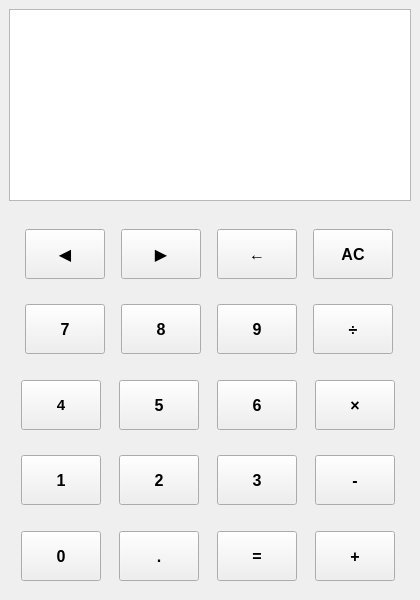
<?xml version="1.0" encoding="UTF-8"?>
<ui version="4.0">
 <class>Widget</class>
 <widget class="QWidget" name="Widget">
  <property name="geometry">
   <rect>
    <x>0</x>
    <y>0</y>
    <width>420</width>
    <height>600</height>
   </rect>
  </property>
  <property name="minimumSize">
   <size>
    <width>420</width>
    <height>600</height>
   </size>
  </property>
  <property name="maximumSize">
   <size>
    <width>420</width>
    <height>600</height>
   </size>
  </property>
  <property name="windowTitle">
   <string>Widget</string>
  </property>
  <layout class="QVBoxLayout" name="verticalLayout">
   <property name="spacing">
    <number>0</number>
   </property>
   <property name="leftMargin">
    <number>0</number>
   </property>
   <property name="topMargin">
    <number>0</number>
   </property>
   <property name="rightMargin">
    <number>0</number>
   </property>
   <property name="bottomMargin">
    <number>0</number>
   </property>
   <item>
    <widget class="QWidget" name="widget_2" native="true">
     <property name="sizePolicy">
      <sizepolicy hsizetype="Preferred" vsizetype="Maximum">
       <horstretch>0</horstretch>
       <verstretch>0</verstretch>
      </sizepolicy>
     </property>
     <layout class="QHBoxLayout" name="horizontalLayout_6">
      <item>
       <widget class="QPlainTextEdit" name="plainTextEdit">
        <property name="enabled">
         <bool>true</bool>
        </property>
        <property name="sizePolicy">
         <sizepolicy hsizetype="Expanding" vsizetype="Expanding">
          <horstretch>0</horstretch>
          <verstretch>0</verstretch>
         </sizepolicy>
        </property>
        <property name="font">
         <font>
          <pointsize>15</pointsize>
          <weight>75</weight>
          <bold>true</bold>
         </font>
        </property>
       </widget>
      </item>
     </layout>
    </widget>
   </item>
   <item>
    <widget class="QWidget" name="widget" native="true">
     <layout class="QVBoxLayout" name="verticalLayout_2">
      <item>
       <widget class="QWidget" name="widget_3" native="true">
        <layout class="QHBoxLayout" name="horizontalLayout">
         <property name="spacing">
          <number>0</number>
         </property>
         <property name="leftMargin">
          <number>0</number>
         </property>
         <property name="topMargin">
          <number>0</number>
         </property>
         <property name="rightMargin">
          <number>0</number>
         </property>
         <property name="bottomMargin">
          <number>0</number>
         </property>
         <item>
          <widget class="QPushButton" name="zuoyi">
           <property name="sizePolicy">
            <sizepolicy hsizetype="Maximum" vsizetype="Maximum">
             <horstretch>0</horstretch>
             <verstretch>0</verstretch>
            </sizepolicy>
           </property>
           <property name="maximumSize">
            <size>
             <width>80</width>
             <height>50</height>
            </size>
           </property>
           <property name="font">
            <font>
             <pointsize>12</pointsize>
             <weight>75</weight>
             <bold>true</bold>
            </font>
           </property>
           <property name="text">
            <string>◀</string>
           </property>
          </widget>
         </item>
         <item>
          <widget class="QPushButton" name="youyi">
           <property name="sizePolicy">
            <sizepolicy hsizetype="Maximum" vsizetype="Maximum">
             <horstretch>0</horstretch>
             <verstretch>0</verstretch>
            </sizepolicy>
           </property>
           <property name="maximumSize">
            <size>
             <width>80</width>
             <height>50</height>
            </size>
           </property>
           <property name="font">
            <font>
             <pointsize>12</pointsize>
             <weight>75</weight>
             <bold>true</bold>
            </font>
           </property>
           <property name="text">
            <string>▶</string>
           </property>
          </widget>
         </item>
         <item>
          <widget class="QPushButton" name="shanchu">
           <property name="sizePolicy">
            <sizepolicy hsizetype="Maximum" vsizetype="Maximum">
             <horstretch>0</horstretch>
             <verstretch>0</verstretch>
            </sizepolicy>
           </property>
           <property name="maximumSize">
            <size>
             <width>80</width>
             <height>50</height>
            </size>
           </property>
           <property name="font">
            <font>
             <pointsize>12</pointsize>
             <weight>75</weight>
             <bold>true</bold>
            </font>
           </property>
           <property name="text">
            <string>←</string>
           </property>
          </widget>
         </item>
         <item>
          <widget class="QPushButton" name="AC">
           <property name="sizePolicy">
            <sizepolicy hsizetype="Maximum" vsizetype="Minimum">
             <horstretch>0</horstretch>
             <verstretch>0</verstretch>
            </sizepolicy>
           </property>
           <property name="maximumSize">
            <size>
             <width>80</width>
             <height>50</height>
            </size>
           </property>
           <property name="font">
            <font>
             <pointsize>12</pointsize>
             <weight>75</weight>
             <bold>true</bold>
            </font>
           </property>
           <property name="text">
            <string>AC</string>
           </property>
          </widget>
         </item>
        </layout>
       </widget>
      </item>
      <item>
       <widget class="QWidget" name="widget_4" native="true">
        <layout class="QHBoxLayout" name="horizontalLayout_2">
         <property name="spacing">
          <number>0</number>
         </property>
         <property name="leftMargin">
          <number>0</number>
         </property>
         <property name="topMargin">
          <number>0</number>
         </property>
         <property name="rightMargin">
          <number>0</number>
         </property>
         <property name="bottomMargin">
          <number>0</number>
         </property>
         <item>
          <widget class="QPushButton" name="num7">
           <property name="sizePolicy">
            <sizepolicy hsizetype="Maximum" vsizetype="Maximum">
             <horstretch>0</horstretch>
             <verstretch>0</verstretch>
            </sizepolicy>
           </property>
           <property name="maximumSize">
            <size>
             <width>80</width>
             <height>50</height>
            </size>
           </property>
           <property name="font">
            <font>
             <pointsize>12</pointsize>
             <weight>75</weight>
             <bold>true</bold>
            </font>
           </property>
           <property name="text">
            <string>7</string>
           </property>
          </widget>
         </item>
         <item>
          <widget class="QPushButton" name="num8">
           <property name="sizePolicy">
            <sizepolicy hsizetype="Maximum" vsizetype="Maximum">
             <horstretch>0</horstretch>
             <verstretch>0</verstretch>
            </sizepolicy>
           </property>
           <property name="maximumSize">
            <size>
             <width>80</width>
             <height>50</height>
            </size>
           </property>
           <property name="font">
            <font>
             <pointsize>12</pointsize>
             <weight>75</weight>
             <bold>true</bold>
            </font>
           </property>
           <property name="text">
            <string>8</string>
           </property>
          </widget>
         </item>
         <item>
          <widget class="QPushButton" name="num9">
           <property name="sizePolicy">
            <sizepolicy hsizetype="Maximum" vsizetype="Fixed">
             <horstretch>0</horstretch>
             <verstretch>0</verstretch>
            </sizepolicy>
           </property>
           <property name="maximumSize">
            <size>
             <width>80</width>
             <height>50</height>
            </size>
           </property>
           <property name="font">
            <font>
             <pointsize>12</pointsize>
             <weight>75</weight>
             <bold>true</bold>
            </font>
           </property>
           <property name="text">
            <string>9</string>
           </property>
          </widget>
         </item>
         <item>
          <widget class="QPushButton" name="chu">
           <property name="maximumSize">
            <size>
             <width>80</width>
             <height>50</height>
            </size>
           </property>
           <property name="font">
            <font>
             <pointsize>12</pointsize>
             <weight>75</weight>
             <bold>true</bold>
            </font>
           </property>
           <property name="text">
            <string>÷</string>
           </property>
          </widget>
         </item>
        </layout>
       </widget>
      </item>
      <item>
       <widget class="QWidget" name="widget_5" native="true">
        <layout class="QHBoxLayout" name="horizontalLayout_3">
         <property name="leftMargin">
          <number>0</number>
         </property>
         <property name="topMargin">
          <number>0</number>
         </property>
         <property name="rightMargin">
          <number>0</number>
         </property>
         <property name="bottomMargin">
          <number>0</number>
         </property>
         <item>
          <widget class="QPushButton" name="num4">
           <property name="sizePolicy">
            <sizepolicy hsizetype="Maximum" vsizetype="Maximum">
             <horstretch>0</horstretch>
             <verstretch>0</verstretch>
            </sizepolicy>
           </property>
           <property name="maximumSize">
            <size>
             <width>80</width>
             <height>50</height>
            </size>
           </property>
           <property name="font">
            <font>
             <pointsize>11</pointsize>
             <weight>75</weight>
             <bold>true</bold>
            </font>
           </property>
           <property name="text">
            <string>4</string>
           </property>
          </widget>
         </item>
         <item>
          <widget class="QPushButton" name="num5">
           <property name="sizePolicy">
            <sizepolicy hsizetype="Maximum" vsizetype="Maximum">
             <horstretch>0</horstretch>
             <verstretch>0</verstretch>
            </sizepolicy>
           </property>
           <property name="maximumSize">
            <size>
             <width>80</width>
             <height>50</height>
            </size>
           </property>
           <property name="font">
            <font>
             <pointsize>12</pointsize>
             <weight>75</weight>
             <bold>true</bold>
            </font>
           </property>
           <property name="text">
            <string>5</string>
           </property>
          </widget>
         </item>
         <item>
          <widget class="QPushButton" name="num6">
           <property name="sizePolicy">
            <sizepolicy hsizetype="Maximum" vsizetype="Maximum">
             <horstretch>0</horstretch>
             <verstretch>0</verstretch>
            </sizepolicy>
           </property>
           <property name="maximumSize">
            <size>
             <width>80</width>
             <height>50</height>
            </size>
           </property>
           <property name="font">
            <font>
             <pointsize>12</pointsize>
             <weight>75</weight>
             <bold>true</bold>
            </font>
           </property>
           <property name="text">
            <string>6</string>
           </property>
          </widget>
         </item>
         <item>
          <widget class="QPushButton" name="cheng">
           <property name="sizePolicy">
            <sizepolicy hsizetype="Maximum" vsizetype="Maximum">
             <horstretch>0</horstretch>
             <verstretch>0</verstretch>
            </sizepolicy>
           </property>
           <property name="maximumSize">
            <size>
             <width>80</width>
             <height>50</height>
            </size>
           </property>
           <property name="font">
            <font>
             <pointsize>12</pointsize>
             <weight>75</weight>
             <bold>true</bold>
            </font>
           </property>
           <property name="text">
            <string>×</string>
           </property>
          </widget>
         </item>
        </layout>
       </widget>
      </item>
      <item>
       <widget class="QWidget" name="widget_6" native="true">
        <layout class="QHBoxLayout" name="horizontalLayout_4">
         <property name="leftMargin">
          <number>0</number>
         </property>
         <property name="topMargin">
          <number>0</number>
         </property>
         <property name="rightMargin">
          <number>0</number>
         </property>
         <property name="bottomMargin">
          <number>0</number>
         </property>
         <item>
          <widget class="QPushButton" name="num1">
           <property name="sizePolicy">
            <sizepolicy hsizetype="Maximum" vsizetype="Maximum">
             <horstretch>0</horstretch>
             <verstretch>0</verstretch>
            </sizepolicy>
           </property>
           <property name="maximumSize">
            <size>
             <width>80</width>
             <height>50</height>
            </size>
           </property>
           <property name="font">
            <font>
             <pointsize>12</pointsize>
             <weight>75</weight>
             <bold>true</bold>
            </font>
           </property>
           <property name="text">
            <string>1</string>
           </property>
          </widget>
         </item>
         <item>
          <widget class="QPushButton" name="num2">
           <property name="sizePolicy">
            <sizepolicy hsizetype="Maximum" vsizetype="Maximum">
             <horstretch>0</horstretch>
             <verstretch>0</verstretch>
            </sizepolicy>
           </property>
           <property name="maximumSize">
            <size>
             <width>80</width>
             <height>50</height>
            </size>
           </property>
           <property name="font">
            <font>
             <pointsize>12</pointsize>
             <weight>75</weight>
             <bold>true</bold>
            </font>
           </property>
           <property name="text">
            <string>2</string>
           </property>
          </widget>
         </item>
         <item>
          <widget class="QPushButton" name="num3">
           <property name="sizePolicy">
            <sizepolicy hsizetype="Maximum" vsizetype="Maximum">
             <horstretch>0</horstretch>
             <verstretch>0</verstretch>
            </sizepolicy>
           </property>
           <property name="maximumSize">
            <size>
             <width>80</width>
             <height>50</height>
            </size>
           </property>
           <property name="font">
            <font>
             <pointsize>12</pointsize>
             <weight>75</weight>
             <bold>true</bold>
            </font>
           </property>
           <property name="text">
            <string>3</string>
           </property>
          </widget>
         </item>
         <item>
          <widget class="QPushButton" name="jian">
           <property name="sizePolicy">
            <sizepolicy hsizetype="Maximum" vsizetype="Maximum">
             <horstretch>0</horstretch>
             <verstretch>0</verstretch>
            </sizepolicy>
           </property>
           <property name="maximumSize">
            <size>
             <width>80</width>
             <height>50</height>
            </size>
           </property>
           <property name="font">
            <font>
             <pointsize>12</pointsize>
             <weight>75</weight>
             <bold>true</bold>
            </font>
           </property>
           <property name="text">
            <string>-</string>
           </property>
          </widget>
         </item>
        </layout>
       </widget>
      </item>
      <item>
       <widget class="QWidget" name="widget_7" native="true">
        <layout class="QHBoxLayout" name="horizontalLayout_5">
         <property name="leftMargin">
          <number>0</number>
         </property>
         <property name="topMargin">
          <number>0</number>
         </property>
         <property name="rightMargin">
          <number>0</number>
         </property>
         <property name="bottomMargin">
          <number>0</number>
         </property>
         <item>
          <widget class="QPushButton" name="num0">
           <property name="sizePolicy">
            <sizepolicy hsizetype="Maximum" vsizetype="Maximum">
             <horstretch>0</horstretch>
             <verstretch>0</verstretch>
            </sizepolicy>
           </property>
           <property name="maximumSize">
            <size>
             <width>80</width>
             <height>50</height>
            </size>
           </property>
           <property name="font">
            <font>
             <pointsize>12</pointsize>
             <weight>75</weight>
             <bold>true</bold>
            </font>
           </property>
           <property name="text">
            <string>0</string>
           </property>
          </widget>
         </item>
         <item>
          <widget class="QPushButton" name="num10">
           <property name="sizePolicy">
            <sizepolicy hsizetype="Maximum" vsizetype="Maximum">
             <horstretch>0</horstretch>
             <verstretch>0</verstretch>
            </sizepolicy>
           </property>
           <property name="maximumSize">
            <size>
             <width>80</width>
             <height>50</height>
            </size>
           </property>
           <property name="font">
            <font>
             <pointsize>12</pointsize>
             <weight>75</weight>
             <bold>true</bold>
            </font>
           </property>
           <property name="text">
            <string>.</string>
           </property>
          </widget>
         </item>
         <item>
          <widget class="QPushButton" name="deng">
           <property name="sizePolicy">
            <sizepolicy hsizetype="Maximum" vsizetype="Maximum">
             <horstretch>0</horstretch>
             <verstretch>0</verstretch>
            </sizepolicy>
           </property>
           <property name="maximumSize">
            <size>
             <width>80</width>
             <height>50</height>
            </size>
           </property>
           <property name="font">
            <font>
             <pointsize>12</pointsize>
             <weight>75</weight>
             <bold>true</bold>
            </font>
           </property>
           <property name="text">
            <string>=</string>
           </property>
          </widget>
         </item>
         <item>
          <widget class="QPushButton" name="jia">
           <property name="sizePolicy">
            <sizepolicy hsizetype="Maximum" vsizetype="Maximum">
             <horstretch>0</horstretch>
             <verstretch>0</verstretch>
            </sizepolicy>
           </property>
           <property name="maximumSize">
            <size>
             <width>80</width>
             <height>50</height>
            </size>
           </property>
           <property name="font">
            <font>
             <pointsize>12</pointsize>
             <weight>75</weight>
             <bold>true</bold>
            </font>
           </property>
           <property name="text">
            <string>+</string>
           </property>
          </widget>
         </item>
        </layout>
       </widget>
      </item>
     </layout>
    </widget>
   </item>
  </layout>
 </widget>
 <resources/>
 <connections/>
</ui>
